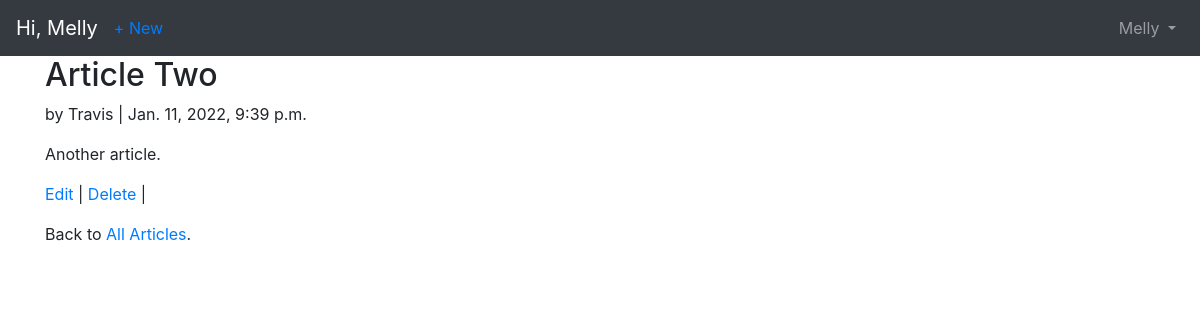
The page /articles/2/ (signed in) on the database its author committed.
### accounts/models.py (models this page shows)
class CustomUser(AbstractUser):
    age = models.PositiveIntegerField(null=True, blank=True)

### articles/models.py (models this page shows, shortened)
class Article(models.Model):
    title = models.CharField(max_length=255)
    body = models.TextField()
    date = models.DateTimeField(auto_now_add=True)
    author = models.ForeignKey(
        get_user_model(),
        on_delete=models.CASCADE,
    )

### articles/views.py (the view)
# urls.py: path('<int:pk>/', ArticleDetailView.as_view(), name='article_detail'),
class ArticleDetailView(LoginRequiredMixin, DetailView):
    model = Article
    template_name = 'article_detail.html'

### templates/article_detail.html
{% extends 'base.html' %}
{% block content %}
    <div class="article-entry">
        <h2>
            {{ object.title }}
        </h2>
        <p>by {{ object.author }} | {{ object.date }}</p>
        <p>{{ object.body }}</p>
    </div>
    <p>
        <a href="{% url 'article_edit' article.pk %}">Edit</a> |
        <a href="{% url 'article_delete' article.pk %}">Delete</a> |
    <p>Back to <a href="{% url 'article_list' %}">All Articles</a>. </p>
    </p>
{% endblock %}

### templates/base.html (shortened to what this page needs)
<!doctype html>
<html lang="en">
  <head>
    <link rel="stylesheet" href="https://cdn.jsdelivr.net/npm/bootstrap@4.5.3/dist/css/bootstrap.min.css">
  </head>
  <body>
    <nav class="navbar navbar-expand-lg navbar-dark bg-dark">
        <a class="navbar-brand" href="{% url 'home' %}">Hi, {{ user.username }} </a>
        {% if user.is_authenticated %}
            <ul class="navbar-nav mr-auto">
            <li class="nav-item">
            <a href="{% url 'article_new' %}">+ New</a>
            </li>
            </ul>
        {% endif %}
        <div class="collapse navbar-collapse" id="navbarSupportedContent">
        {% if user.is_authenticated %}
        <ul class="navbar-nav ml-auto">
        <li class="nav-item">
        <a class="nav-link dropdown-toggle" href="#"
        id="navbarDropdown" role="button" data-toggle="dropdown"
        aria-haspopup="true" aria-expanded="false">
        {{ user.username }}
        </a>
        </li>
        </ul>
        {% endif %}
        </div>
    </nav>
    <main>
        <div class="container">
            {% block content %}
            {% endblock %}
        </div>
    </main>
  </body>
</html>

### rows shown on the page
CustomUser: username "Melly"
Article: title "Article Two", author "Travis", date "Jan. 11, 2022, 9:39 p.m.", body "Another article."
